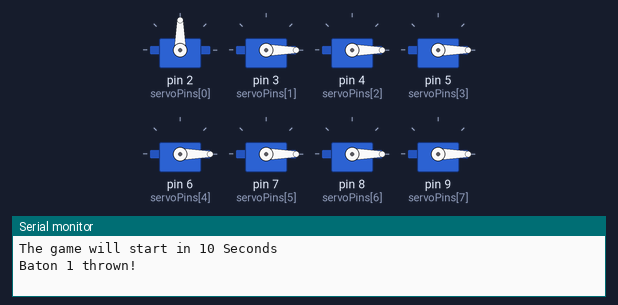
The sketch below on a simulated Arduino Uno, built with avr-gcc and run on an emulated ATmega328P. Shown: 8 × servo, the last lines printed to the serial monitor. Random numbers use the default seed unless the sketch sets one. At 35.1 s the program stops and its outputs stay as they are.

Above: at 11.1 s.
At 12.1 s:
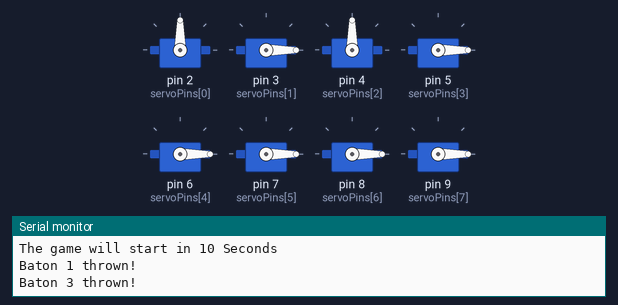
At 15.1 s:
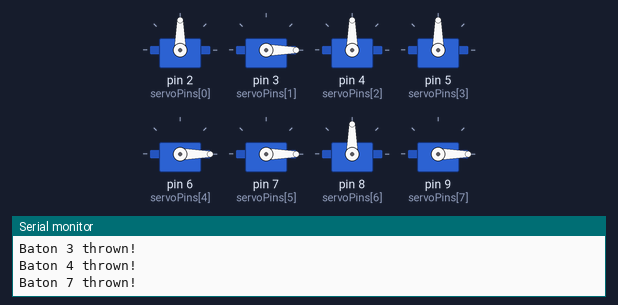
At 20.1 s:
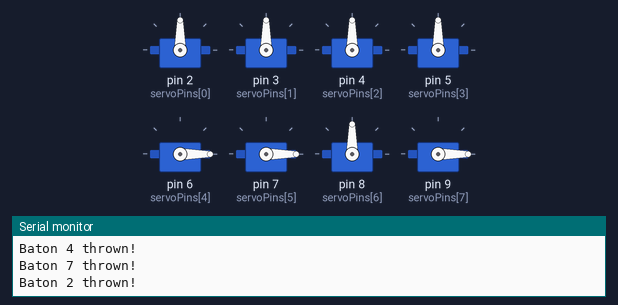
At 24.1 s:
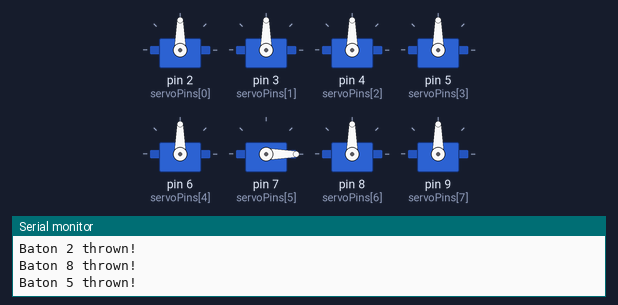
At 34.6 s:
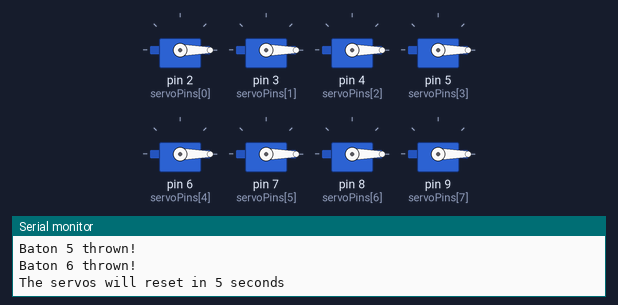
Timing chart, 0 to 36.1 s (numbered marks = the images above):
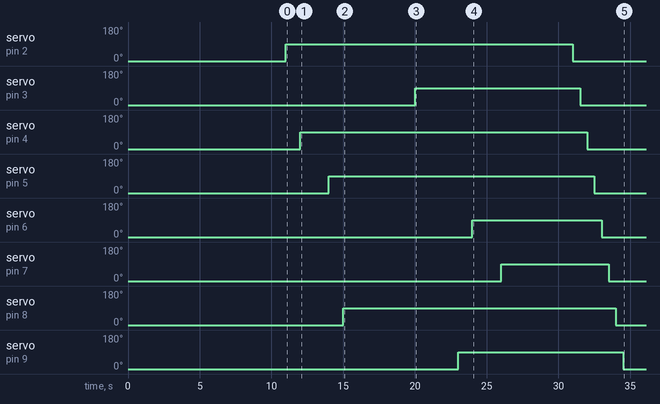

Measured:
- by itself, servo on pin 2 (servoPins[0]): 0° → 90° at 11.0 s, → 0° 20.0 s later
- by itself, servo on pin 3 (servoPins[1]): 0° → 90° at 20.0 s, → 0° 11.5 s later
- by itself, servo on pin 4 (servoPins[2]): 0° → 90° at 12.0 s, → 0° 20.0 s later
- by itself, servo on pin 5 (servoPins[3]): 0° → 90° at 14.0 s, → 0° 18.5 s later
- by itself, servo on pin 6 (servoPins[4]): 0° → 90° at 24.0 s, → 0° 9.0 s later
- by itself, servo on pin 7 (servoPins[5]): 0° → 90° at 26.0 s, → 0° 7.5 s later
- by itself, servo on pin 8 (servoPins[6]): 0° → 90° at 15.0 s, → 0° 19.0 s later
- by itself, servo on pin 9 (servoPins[7]): 0° → 90° at 23.0 s, → 0° 11.5 s later

The sketch:

Variant_2.ino
```cpp
#include <Servo.h>

const int servoPins[] = {2, 3, 4, 5, 6, 7, 8, 9};
const int numServos = 8;
Servo servos[numServos];

unsigned long lastBatonTime = 0;
unsigned long batonInterval[4] = {5000, 3000 ,2000 , 1000}; // 5 seconds
const unsigned long mrDelay = 10000; //initial delay
bool allBatonThrown = false;
bool batonsThrown[numServos] = {false}; // Array to track which batons have been thrown
unsigned long intervalIndex = random(4);
void setup() {
  Serial.begin(9600);
  pinMode(A0, INPUT);
  randomSeed(analogRead(A0));
  // Initialize servos
  for (int i = 0; i < numServos; i++) {
    servos[i].attach(servoPins[i]);
    servos[i].write(0); // Set initial position
  }

  Serial.println("The game will start in 10 Seconds");
  delay(mrDelay); //10 Seconds delay before starting the game
  lastBatonTime = millis();
}

void loop() {
  unsigned long currentTime = millis();

  // Check if it's time to throw a baton
  if (!allBatonThrown && currentTime - lastBatonTime >= batonInterval[intervalIndex]) {
    throwBaton();
    lastBatonTime = currentTime;
  }
  // Check if it's time to start the next round
  if (allBatonThrown) {
    startNextRound();
  }
}

void throwBaton() {
  // Find a baton that has not been thrown yet
  int batonIndex = -1;
  do {
    batonIndex = random(numServos);
  } while (batonsThrown[batonIndex]);

  // Rotate the selected servo to drop the baton
  servos[batonIndex].write(90);
  Serial.print("Baton ");
  Serial.print(batonIndex + 1);
  Serial.println(" thrown!");

  // Mark the baton as thrown
  batonsThrown[batonIndex] = true;
  intervalIndex = random(4);


  // Check if all batons have been thrown
  allBatonThrown = true;
  for (int i = 0; i < numServos; i++) {
    if (!batonsThrown[i]) {
      allBatonThrown = false;
      break;
    }
  }

}

void resetBatons() {
  // Rotate all servos to their initial positions
  for (int i = 0; i < numServos; i++) {
    servos[i].write(0);
    delay(500);
    batonsThrown[i] = false; // Reset baton state
  }

  // Reset all batons thrown flag
  allBatonThrown = false;
}

void startNextRound() {
  Serial.println("The servos will reset in 5 seconds");
  delay(5000);
  // Reset batons for the next round
  resetBatons();
  Serial.println("The Next game will start after pressing RESET");
  while(1){
    continue;
  }
}
```
